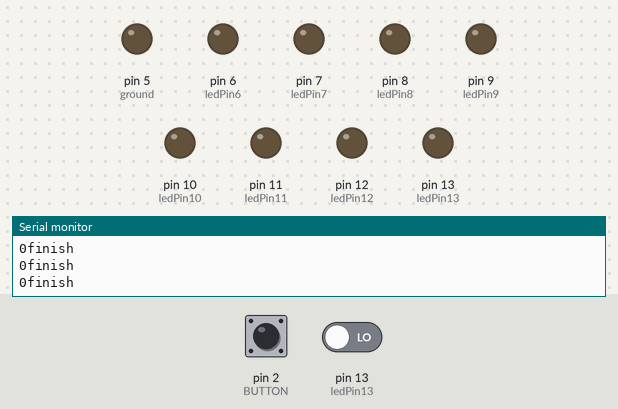
Simulated run of this sketch. Board: Arduino Uno, built with avr-gcc and run on an emulated ATmega328P. On the bench: output pins drawn as LEDs (lit = HIGH), the last lines printed to the serial monitor. Dashed ring = blinking. Inputs (shaded band) come from the test bench; at power-on: pin 2 (BUTTON) LOW, pin 13 (ledPin13) LOW.

Above: at 3.2 s.
3.3 s: pin 2 (BUTTON) pulled HIGH for 0.15 s
At 3.87 s:
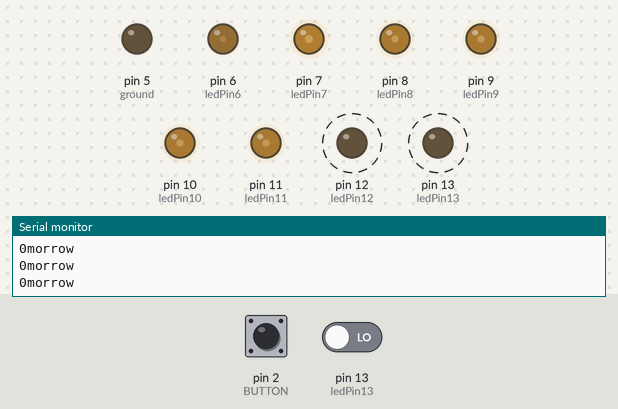
6.3 s: pin 2 (BUTTON) pulled HIGH for 1 s
At 6.81 s:
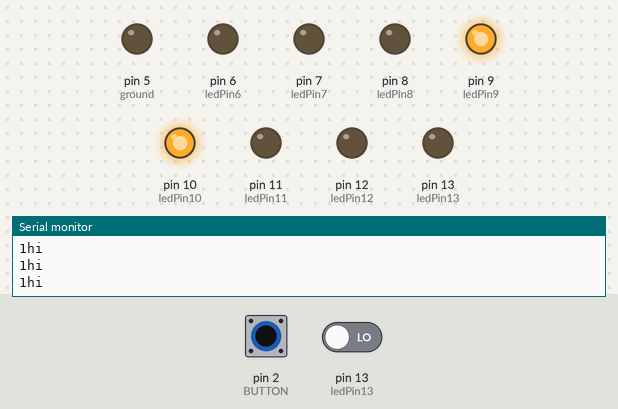
9.9 s: pin 2 (BUTTON) pulsed HIGH 5 times (0.12 s each, 0.3 s apart)
At 10.39 s:
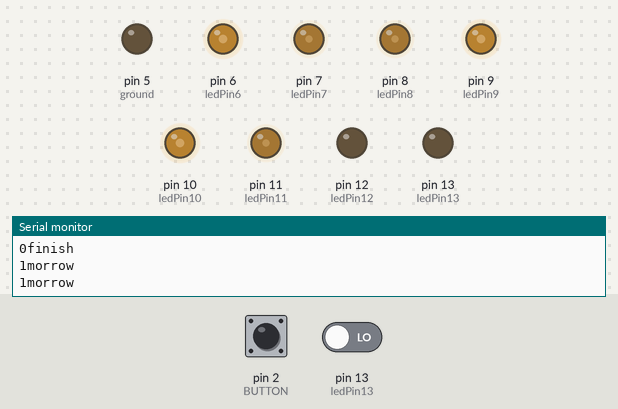
15.9 s: pin 2 (BUTTON) pulled HIGH for 0.15 s
At 16.08 s:
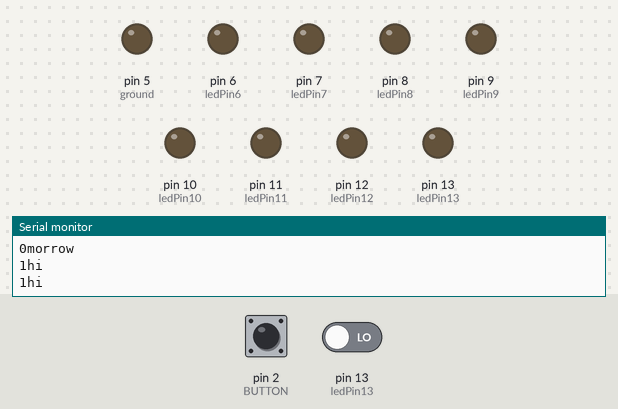
18.9 s: pin 2 (BUTTON) pulled HIGH for 3.2 s
Timing chart, 0 to 21.9 s (numbered marks = the images above; inputs shaded):
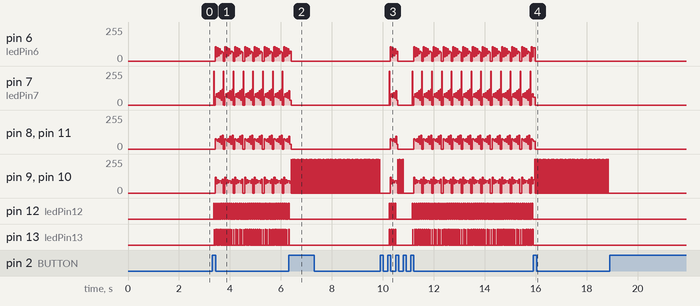

Measured:
- after the input at 6.3 s, pin 12 (ledPin12), pin 13 (ledPin13): goes on until 6.3 s, then stays LOW
- after the input at 15.9 s, pin 12 (ledPin12), pin 13 (ledPin13): stops changing and stays LOW

The sketch:

Hack-A-Thon.ino
```cpp
#define NUM_ELEM(x) (sizeof (x) / sizeof (*(x)))
#define BUTTON 2

int val = 0;
int old_val = 0;
int state = 0;

int old_state = 0;

 int morrow[] = {

 0,0,0,0,0,0,0,0,
 0,1,1,1,1,1,1,0,
 0,1,1,1,1,1,1,0, //o
 1,1,0,0,0,0,1,1,
 0,1,1,1,1,1,1,0,
 0,1,1,1,1,1,1,0,
 0,0,0,0,0,0,0,0,

 0,0,0,0,0,0,0,0,
 0,0,0,0,0,0,0,0,
 1,1,1,1,1,1,1,1,
 1,1,1,1,1,1,1,1,//n
 0,0,0,0,0,0,1,1,
 1,1,1,1,1,1,1,1,
 1,1,1,1,1,1,1,1,
 0,0,0,0,0,0,0,0,

 0,0,0,0,0,0,0,0,
 1,1,1,1,1,1,1,1,
 1,1,1,1,1,1,1,1,
 1,0,0,1,1,0,0,1,
 1,0,0,1,1,0,0,1,
 1,0,0,1,1,0,0,1,
 0,0,0,0,0,0,0,0,
 0,0,0,0,0,0,0,0,
 };


 int hi[] = {
 0,0,0,0,0,0,0,0,
 1,1,1,1,1,1,1,1, //h
 1,1,1,1,1,1,1,1,
 0,0,0,1,1,0,0,0,
 0,0,0,1,1,0,0,0,
 1,1,1,1,1,1,1,1,
 1,1,1,1,1,1,1,1,
 0,0,0,0,0,0,0,0,
 0,0,0,0,0,0,0,0,

 0,0,0,0,0,0,0,0,
 0,0,0,0,0,0,0,0,
 1,1,0,0,0,0,1,1,
 1,1,0,0,0,0,1,1, //i
 1,1,1,1,1,1,1,1,
 1,1,1,1,1,1,1,1,
 1,1,0,0,0,0,1,1,
 1,1,0,0,0,0,1,1,
 0,0,0,0,0,0,0,0,

 };


 int ledPin13 = 13; // LED connected to digital pin 13
 int ledPin12 = 12; // LED connected to digital pin 13
 int ledPin11 = 11; // LED connected to digital pin 13
 int ledPin10 = 10; // LED connected to digital pin 13
 int ledPin9 = 9; // LED connected to digital pin 13
 int ledPin8 = 8; // LED connected to digital pin 13
 int ledPin7 = 7; // LED connected to digital pin 13
 int ledPin6 = 6; // LED connected to digital pin 13
 int ground = 5; // LED connected to digital 5 "ground"

 int ledPinArray[8] = {6,7,8,9,10,11,12,13};
 // The setup() method runs once, when the sketch starts

 int columnDelay;
 int sizeWord = 0;

 void setup() {
  pinMode(BUTTON,INPUT);
 // initialize the digital pin as an output:
   for(int i = 0; i < 8; i++){
     pinMode(ledPinArray[i],OUTPUT);
   }
   pinMode(ground, OUTPUT);
   digitalWrite(ground, LOW);

   columnDelay = 2.5; //wait 2.5ms between each column flash
   Serial.begin(9600);
   delay(2000);
 }

 // the loop() method runs over and over again,
 // as long as the Arduino has power

 /*void loop()
 {
 for(int i = 0; i < 8; i++){
 digitalWrite(ledPinArray[i],HIGH);
 }

 delay(1000); // wait for a second
 for(int i = 0; i < 8; i++){
 digitalWrite(ledPinArray[i],LOW);
 }
   delay(1000); // wait for a second
 }*/

 void loop()
 {
 //Serial.print("Number of lilypad: ");
 //Serial.println(NUM_ELEM(lilypad));
 //delay(1000);


  Serial.print(digitalRead(BUTTON));

  state = digitalRead(BUTTON);
// button코드 추가.
  if (state == HIGH && old_state == LOW){
    if(old_val == 0){
      val ++;
    }
     else if(old_val == 1){
        val ++;
     }
     else if(old_val == 2){
        val = 0;
     }
     delay(30);
  }

  //if((val==HIGH) && (old_val == LOW)){
  //state = 1 - state;
  //delay(10);
  old_state = state;
  old_val = val;

  if(val == 0){
    pinMode(ledPin13,LOW);
    pinMode(ledPin12,LOW);
    pinMode(ledPin11,LOW);
    pinMode(ledPin10,LOW);
    pinMode(ledPin9,LOW);
    pinMode(ledPin8,LOW);
    pinMode(ledPin7,LOW);
    pinMode(ledPin6,LOW);
    Serial.println("finish");
  } else if (val == 1){
    if(digitalRead(ledPin13) == LOW){
      pinMode(ledPin13,HIGH);
      pinMode(ledPin12,HIGH);
      pinMode(ledPin11,HIGH);
      pinMode(ledPin10,HIGH);
      pinMode(ledPin9,HIGH);
      pinMode(ledPin8,HIGH);
      pinMode(ledPin7,HIGH);
      pinMode(ledPin6,HIGH);
    }
    sizeWord = NUM_ELEM(morrow);
    printWord(morrow);
   Serial.println("morrow");
  }
  else if (val == 2){
    if(digitalRead(ledPin13) == LOW){
      pinMode(ledPin13,HIGH);
      pinMode(ledPin12,HIGH);
      pinMode(ledPin11,HIGH);
      pinMode(ledPin10,HIGH);
      pinMode(ledPin9,HIGH);
      pinMode(ledPin8,HIGH);
      pinMode(ledPin7,HIGH);
      pinMode(ledPin6,HIGH);
    }
    sizeWord = NUM_ELEM(hi);
    printWord(hi);
    Serial.println("hi");
  }

   //printWord(lilypad);
   delay(30); //wait a little bit between each display of the word LilyPad
 }

 void printWord(int wordVar[]) {
   int numRows = sizeWord/8;
   for(int j = 0; j < numRows; j++) {
     for(int i = 0; i<8; i++) {
       digitalWrite(i+6, wordVar[i+j*8]);
     }
   delay(columnDelay);
   }
 }
```
